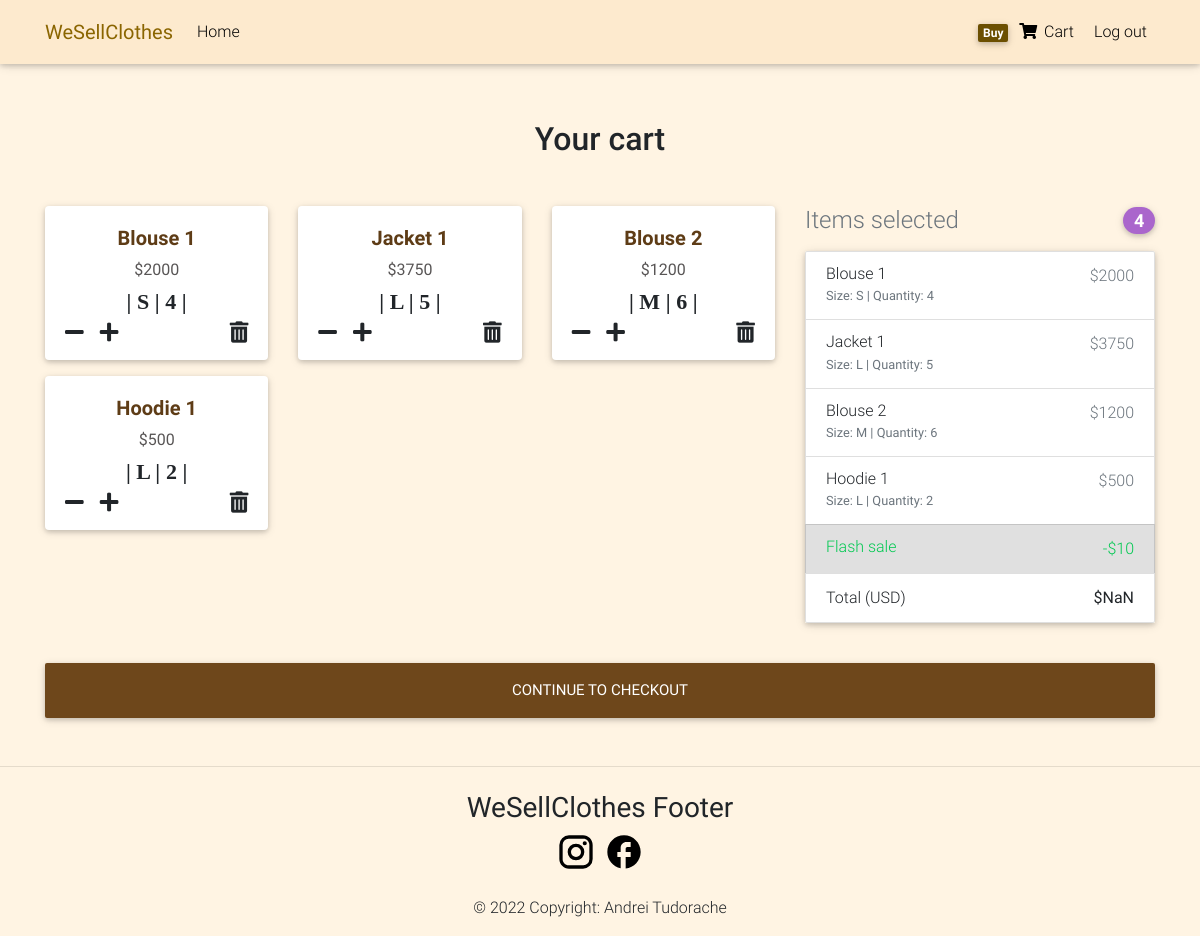
The app's page /checkout (signed in) with its own data.
### WeSellClothesApp/models.py (models this page shows, shortened)
class OrderedItem(models.Model):
    user = models.ForeignKey(User, on_delete=models.CASCADE, related_name="items")
    item = models.ForeignKey(Item, on_delete=models.CASCADE)
    size = models.CharField(max_length=5)
    quantity = models.IntegerField(default=1)

class Item(models.Model):
    title = models.CharField(max_length=100)
    description = models.CharField(max_length=300)
    price = models.FloatField()
    image_adress = models.CharField(max_length=500, null=True)
    category = models.CharField(choices=CATEGORY_CHOICES, max_length=2, null=True)
    label = models.CharField(choices=LABEL_CHOICES, max_length=1, null=True, blank=True)

### WeSellClothesApp/views.py (the view)
# urls.py: path("checkout", views.checkout, name="checkout"),
@login_required
def checkout(request):
    ordered_items = request.user.items.all()
    return render(request, 'checkout-page.html', {
        'ordered_items': ordered_items
    })

### WeSellClothesApp/templates/checkout-page.html (shortened to what this page needs)
{% extends 'layout.html' %}
{% block body %}
  <main class="mt-5 pt-4">
    <div class="container wow fadeIn">
      <h2 class="my-5 h2 text-center">Your cart</h2>
      <div class="row">
        <div class="col-md-8 col-12">
            <div class="row">
              {% for product in ordered_items %}
                <div class="col-12 col-md-6 col-lg-4 mb-3" id="product_{{ product.id }}">
                  <div class="card">
                    <div class="card-body">
                      <h5 style="text-align: center;">
                        <strong>
                            <a href="{% url 'product' product.item.title %}" style="color: rgb(94, 60, 22)">{{ product.item.title }}</a>
                        </strong>
                      </h5>
                        <div style="color: rgb(88, 85, 85); text-align: center;" id="price_{{ product.id }}">$<span>{% widthratio product.item.price 1 product.quantity %}</span></div>
                        <div class="mt-2">
                            <div class="t-2" style="text-align: center;">
                                <div class="fa fa-1x" style="font-size: 22px;">| {{ product.size }} | </div>
                                <div class="fa fa-1x" style="font-size: 22px; margin-left: 1%;" id="quantity_{{ product.id }}">{{ product.quantity }} |</div>
                            </div>
                            <i class="fas fa-minus mr-3 fa-lg mt-2" style="float: left; cursor: pointer;" id="decrease_{{ product.id }}" data-id="{{ product.id }}"></i>
                            <i class="fas fa-plus fa-lg mt-2" style="float: left; cursor: pointer;" id="increase_{{ product.id }}" data-id="{{ product.id }}"></i>
                            <i class="fas fa-trash-alt fa-lg mt-2" style="float: right; cursor: pointer;" id="delete_{{ product.id }}" data-id="{{ product.id }}"></i>
                        </div>
                    </div>
                  </div>
                </div>
          {% endfor %}
            </div>
        </div>
        {% if ordered_items %}
            <div class="col-md-4 col-12 mb-4">
              <h4 class="d-flex justify-content-between align-items-center mb-3">
                <span class="text-muted">Items selected</span>
                <span class="badge badge-secondary badge-pill">{{ ordered_items.count }}</span>
              </h4>
              <ul class="list-group mb-3 z-depth-1">
                {% for product in ordered_items %}
                  <li class="list-group-item d-flex justify-content-between lh-condensed">
                    <div>
                      <h6 class="my-0">{{ product.item.title }}</h6>
                      <small class="text-muted">Size: {{ product.size }} | Quantity: <span id="quantity1_{{ product.id }}">{{ product.quantity }}</span></small>
                    </div>
                    <span class="text-muted">$<span id="price1_{{ product.id }}">{% widthratio product.item.price 1 product.quantity %}</span></span>
                  </li>
                {% endfor %}
                <li class="list-group-item d-flex justify-content-between bg-light">
                  <div class="text-success">
                    <h6 class="my-0">Flash sale</h6>
                  </div>
                  <span class="text-success">-$<span id="promotion">10</span></span>
                </li>
                <li class="list-group-item d-flex justify-content-between">
                  <span>Total (USD)</span>
                  <strong id="total"></strong>
                </li>
              </ul>
            </div>
          </div>
          <a href="{% url 'order' %}"><button class="btn btn-lg btn-block" type="submit" style="background-color:rgb(110, 71, 27); color: white;">Continue to checkout</button></a>
        {% else %}
          <div class="col-12 text-center">
            Looks like your card is empty!
          </div>
        {% endif %}
    </div>
  </main>
{% endblock %}

### WeSellClothesApp/templates/layout.html (shortened to what this page needs)
{% load static %}
<!DOCTYPE html>
<html lang="en">
<head>
  <link rel="stylesheet" href="https://use.fontawesome.com/releases/v5.11.2/css/all.css">
  <link href="{% static 'css/bootstrap.min.css' %}" rel="stylesheet">
  <link href="{% static 'css/mdb.min.css' %}" rel="stylesheet">
  <link href="{% static 'css/style.min.css' %}" rel="stylesheet">
</head>
<body>
    <nav class="navbar fixed-top navbar-expand-lg navbar-light scrolling-navbar" style="background-color: rgb(253, 234, 206);">
        <div class="container">
        <a class="navbar-brand waves-effect" href="{% url 'index' %}">
            <strong style="color: rgb(138, 101, 0);">WeSellClothes</strong>
        </a>
        <div class="collapse navbar-collapse" id="navbarSupportedContent">
            <ul class="navbar-nav mr-auto">
              <li class="nav-item">
                  <a class="nav-link waves-effect" href="{% url 'index' %}">Home</a>
              </li>
            </ul>
            <ul class="navbar-nav nav-flex-icons">
              {% if request.user.is_authenticated %}
                <li class="nav-item mr-1">
                    <a class="nav-link waves-effect" href="{% url 'checkout' %}">
                    {% if request.user.items.exists %}
                      <span class="badge z-depth-1 mr-1" style="background-color: rgb(107, 79, 1)">Buy</span>
                    {% endif %}
                    <i class="fas fa-shopping-cart"></i>
                    <span class="clearfix d-none d-sm-inline-block"> Cart </span>
                    </a>
                </li>
                <li class="nav-item">
                  <a class="nav-link waves-effect" href="{% url 'logout' %}">Log out</a>
                </li>
              {% endif %}
            </ul>
        </div>
        </div>
    </nav>
    {% block body %}{% endblock %}
</body>
<footer class="text-center font-medium mt-5 wow fadeIn">
  <hr class="my-4">
  <h3><strong>WeSellClothes Footer</strong></h3>
  <div class="pb-4">
    <a class="MuiButtonBase-root MuiIconButton-root MuiIconButton-colorInherit MuiIconButton-sizeMedium css-1deacqj mr-1" tabindex="0" href="https://www.instagram.com/_bellaandrei_/" target="_blank" rel="noreferrer"></a>
    <a class="MuiButtonBase-root MuiIconButton-root MuiIconButton-colorInherit MuiIconButton-sizeMedium css-1deacqj" tabindex="0" href="https://www.facebook.com/andrei.tudorache.180" target="_blank" rel="noreferrer"></a>
  </div>
  <div class="pb-3">
    © 2022 Copyright: Andrei Tudorache
  </div>
</footer>

### WeSellClothesApp/templates/layout.html (style rules this page uses)
html, body, header, .carousel { height: 60vh; background-color: rgb(255, 244, 227); }

### records on screen
OrderedItem: item "Blouse 1", item+quantity "2000", size "S", quantity "4"
OrderedItem: item "Jacket 1", item+quantity "3750", size "L", quantity "5"
OrderedItem: item "Blouse 2", item+quantity "1200", size "M", quantity "6"
OrderedItem: item "Hoodie 1", item+quantity "500", size "L", quantity "2"

### other values on screen
{{ ordered_items.count }} "4"
